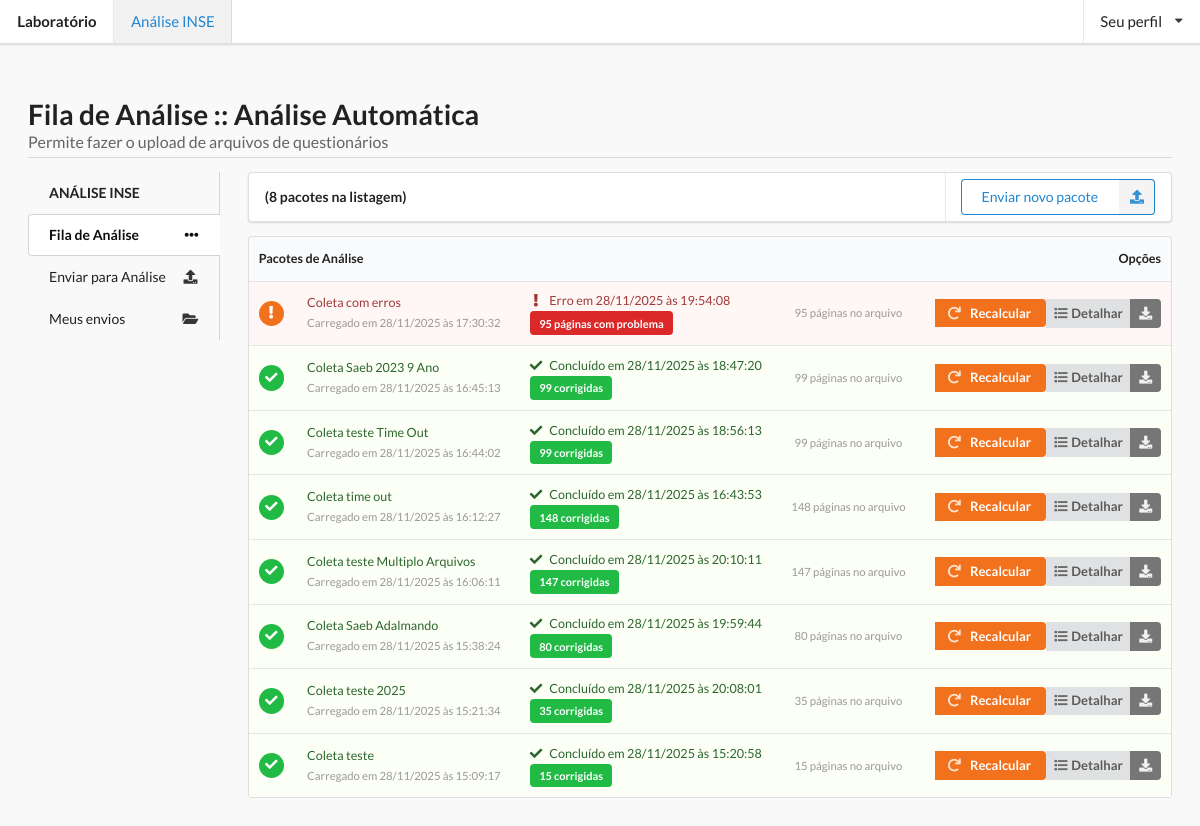
Screenshot of /index.php?action=verFila with the database file from the repository.
### tables this page shows
CREATE TABLE `lotes_correcao` (
  `id` int NOT NULL AUTO_INCREMENT,
  `lote_id` varchar(255) NOT NULL,
  `s3_prefix` varchar(500) NOT NULL,
  `total_arquivos` int NOT NULL DEFAULT '0',
  `status` enum('uploaded','em_processamento','concluido','erro') NOT NULL DEFAULT 'uploaded',
  `mensagem_erro` text,
  `criado_em` datetime NOT NULL,
  `atualizado_em` datetime NOT NULL,
  `tempo_processamento_segundos` int DEFAULT NULL,
  PRIMARY KEY (`id`),
  UNIQUE KEY `uq_lote` (`lote_id`)
);

CREATE TABLE `resumo_lote` (
  `lote_id` varchar(255) NOT NULL,
  `corrigidas` int NOT NULL DEFAULT '0',
  `defeituosas` int NOT NULL DEFAULT '0',
  `repetidas` int NOT NULL DEFAULT '0',
  `total` int NOT NULL DEFAULT '0',
  `atualizado_em` datetime NOT NULL,
  PRIMARY KEY (`lote_id`)
);

### controllers/UploadFolhasRespostasController.php (called while the page is built, shortened)
<?php
final class UploadFolhasRespostasController
{
    private PDO $db;
    public function __construct()
    {
        $this->db = new PDO(
            'mysql:host=localhost;port=23306;dbname=corretor_saeb;charset=utf8mb4',
            'root',
            'root',
            [PDO::ATTR_ERRMODE => PDO::ERRMODE_EXCEPTION]
        );
    }
    private function getDb(): PDO
    {
        return $this->db;
    }
    public function actionVerFila(): void
    {
        $db = $this->getDb();
        $stmt = $db->query("
        SELECT l.id,
               l.lote_id,
               l.s3_prefix,
               l.total_arquivos,
               l.status,
               l.mensagem_erro,
               l.criado_em,
               l.atualizado_em,
               r.corrigidas,
               r.defeituosas,
               r.repetidas,
               r.total AS total_paginas
        FROM lotes_correcao l
        LEFT JOIN resumo_lote r ON r.lote_id = l.lote_id
        ORDER BY l.criado_em DESC
    ");
        $lotes = $stmt->fetchAll(PDO::FETCH_ASSOC);
        $this->submenuAtivo = 'folhasResps';
        $this->pgTitulo = 'Fila de Análise :: Análise Automática';
        $this->pgSubtitulo = 'Permite fazer o upload de arquivos de questionários';
        $this->render('verFila', compact('lotes'));
    }
    private function render(string $view, array $data = []): void
    {
        extract($data);
        $controller = $this;
        require __DIR__ . "/../views/uploadFolhasRespostas/{$view}.php";
    }
}

### views/uploadFolhasRespostas/verFila.php (the view, shortened to what this page needs)
<!DOCTYPE html>
<html lang="pt-BR">
<head>
    <link rel="stylesheet" href="https://cdn.jsdelivr.net/npm/semantic-ui@2.5.0/dist/semantic.min.css">
</head>
<body>
<div style="min-height: 100vh; display: flex; flex-direction: column">
    <header>
        <div class="ui top fixed large menu">
            <a class="logo header item" href="index.php">Laboratório</a>
            <a class="blue active item" href="index.php?action=fila">Análise INSE</a>
            <div class="right menu">
                <div class="ui dropdown item" style="text-align: center">
                    Seu perfil
                    <i class="dropdown icon"></i>
                </div>
            </div>
        </div>
    </header>
    <main id="main" style="flex-grow: 1">
        <h1 class="ui dividing header">
            <div class="content">
                <?= htmlspecialchars($controller->pgTitulo) ?>
                <div class="sub header"><?= htmlspecialchars($controller->pgSubtitulo) ?></div>
            </div>
        </h1>
        <div class="ui stackable grid">
            <aside class="three wide column">
                <?php require __DIR__ . '/incl/menuLateral.php'; ?>
            </aside>
            <div class="thirteen wide column">
                <nav class="ui menu">
                    <div class="borderless item">
                        <strong>(<?= count($lotes) ?> pacotes na listagem)</strong>
                    </div>
                    <div class="right item">
                        <a class="ui primary right labeled icon basic button" href="index.php?action=upload">
                            <i class="upload icon"></i>Enviar novo pacote
                        </a>
                    </div>
                </nav>
                <table class="ui selectable small striped table">
                    <thead class="full-width">
                    <tr>
                        <th colspan="4">Pacotes de Análise</th>
                        <th class="right aligned">Opções</th>
                    </tr>
                    </thead>
                    <tbody>
                    <?php foreach ($lotes as $l): ?>
                        <?php
                        $status = $l['status'];
                        $rowClass = '';
                        $iconClass = '';
                        switch ($status) {
                            case 'concluido':
                                $rowClass = 'positive';
                                $iconClass = 'check green icon circular inverted';
                                break;
                            case 'erro':
                                $rowClass = 'negative';
                                $iconClass = 'warning orange circular inverted icon';
                                break;
                        }
                        $totalPaginas = $l['total_paginas'] !== null
                                ? (int)$l['total_paginas']
                                : (int)$l['total_arquivos'];
                        $corrigidas  = $l['corrigidas']  !== null ? (int)$l['corrigidas']  : 0;
                        ?>
                        <tr class="<?= $rowClass ?>">
                            <td class="collapsing center aligned">
                                <i class="<?= $iconClass ?>"></i>
                            </td>
                            <td>
                                <?= htmlspecialchars($l['lote_id']) ?><br>
                                <span class="muted">
                                    Carregado em <?= date('d/m/Y \à\s H:i:s', strtotime($l['criado_em'])) ?>
                                </span>
                            </td>
                            <td>
                                <?php if ($status === 'concluido'): ?>
                                    <i class="check icon"></i>
                                    Concluído em <?= date('d/m/Y \à\s H:i:s', strtotime($l['atualizado_em'])) ?><br>
                                    <a class="ui green small label"><?= $corrigidas ?> corrigidas</a>
                                <?php elseif ($status === 'erro'): ?>
                                    <i class="warning icon"></i>
                                    Erro em <?= date('d/m/Y \à\s H:i:s', strtotime($l['atualizado_em'])) ?><br>
                                    <a class="ui red small label"><?= $totalPaginas ?> páginas com problema</a>
                                <?php elseif ($status === 'em_processamento'): ?>
                                    <i class="sync loading icon"></i>Processando...
                                <?php else: ?>
                                    <i class="clock icon"></i>Aguardando processamento
                                <?php endif; ?>
                            </td>
                            <td class="center aligned single line collapsing">
                                <span class="muted"><?= $totalPaginas ?> páginas no arquivo</span>
                            </td>
                            <td class="right aligned">
                                <div class="ui small buttons">
                                    <?php if ($status === 'uploaded'): ?>
                                        <form action="index.php?action=coletar" method="post" style="display:inline">
                                            <input type="hidden" name="lote_id" value="<?= htmlspecialchars($l['lote_id']) ?>">
                                            <button class="ui compact primary button" type="submit">
                                                <i class="play icon"></i> Coletar respostas
                                            </button>
                                        </form>
                                    <?php else: ?>
                                        <form action="index.php?action=recalcular" method="post" style="display:inline">
                                            <button class="ui compact orange button" type="submit">
                                                <i class="repeat icon"></i> Recalcular
                                            </button>
                                        </form>
                                        <a class="ui compact icon button" href="index.php?action=detalhar&lote_id=<?= urlencode($l['lote_id']) ?>">
                                            <i class="list icon"></i> Detalhar
                                        </a>
                                        <a class="ui icon compact grey button" title="Baixar cópia do arquivo" href="index.php?action=downloadLote&lote_id=<?= urlencode($l['lote_id']) ?>">
                                            <i class="download icon"></i>
                                        </a>
                                    <?php endif; ?>
                                </div>
                            </td>
                        </tr>
                    <?php endforeach; ?>
                    </tbody>
                </table>
            </div>
        </div>
    </main>
</div>
</body>
</html>

### index.php (shortened to what this page needs)
<?php
require_once __DIR__ . '/controllers/UploadFolhasRespostasController.php';
$controller = new UploadFolhasRespostasController();
$action = $_GET['action'] ?? 'index';
switch ($action) {
    case 'verFila':
        $controller->actionVerFila();
        break;
}

### views/uploadFolhasRespostas/incl/menuLateral.php
<nav class="ui vertical fluid tabular menu">
    <div class="header item">ANÁLISE INSE</div>
    <a class="item <?=
    ($controller->submenuAtivo === 'folhasResps') ? 'active' : '' ?>" href="index.php?action=verFila">
        Fila de Análise
        <i class="horizontal ellipsis icon"></i>
    </a>
    <a class="item <?= ($controller->submenuAtivo === 'novaCorrecao') ? 'active' : '' ?>" href="index.php?action=upload">
        Enviar para Análise
        <i class="upload icon"></i>
    </a>
    <a class="item <?= ($controller->submenuAtivo === 'meusEnvios') ? 'active' : '' ?>" href="index.php?action=meusEnvios">
        Meus envios
        <i class="folder open icon"></i>
    </a>
</nav>

### views/uploadFolhasRespostas/verFila.php (style rules this page uses)
body { background-color: #f9f9f9; }
#main { margin-top: 72px; padding: 2rem; }
.muted { color: #999; font-size: 0.9em; }

### rows the page displays
lotes_correcao: lote "Coleta com erros", criado_em "28/11/2025 às 17:30:32", atualizado_em "28/11/2025 às 19:54:08", lote.total "95"
lotes_correcao: lote "Coleta Saeb 2023 9 Ano", criado_em "28/11/2025 às 16:45:13", atualizado_em "28/11/2025 às 18:47:20", lote.corrigidas "99", lote.total "99"
lotes_correcao: lote "Coleta teste Time Out", criado_em "28/11/2025 às 16:44:02", atualizado_em "28/11/2025 às 18:56:13", lote.corrigidas "99", lote.total "99"
lotes_correcao: lote "Coleta time out", criado_em "28/11/2025 às 16:12:27", atualizado_em "28/11/2025 às 16:43:53", lote.corrigidas "148", lote.total "148"
lotes_correcao: lote "Coleta teste Multiplo Arquivos", criado_em "28/11/2025 às 16:06:11", atualizado_em "28/11/2025 às 20:10:11", lote.corrigidas "147", lote.total "147"
lotes_correcao: lote "Coleta Saeb Adalmando", criado_em "28/11/2025 às 15:38:24", atualizado_em "28/11/2025 às 19:59:44", lote.corrigidas "80", lote.total "80"
lotes_correcao: lote "Coleta teste 2025", criado_em "28/11/2025 às 15:21:34", atualizado_em "28/11/2025 às 20:08:01", lote.corrigidas "35", lote.total "35"
lotes_correcao: lote "Coleta teste", criado_em "28/11/2025 às 15:09:17", atualizado_em "28/11/2025 às 15:20:58", lote.corrigidas "15", lote.total "15"

### other values shown
$controller->pgTitulo "Fila de Análise :: Análise Automática"
$controller->pgSubtitulo "Permite fazer o upload de arquivos de questionários"
count($lotes) "8"
